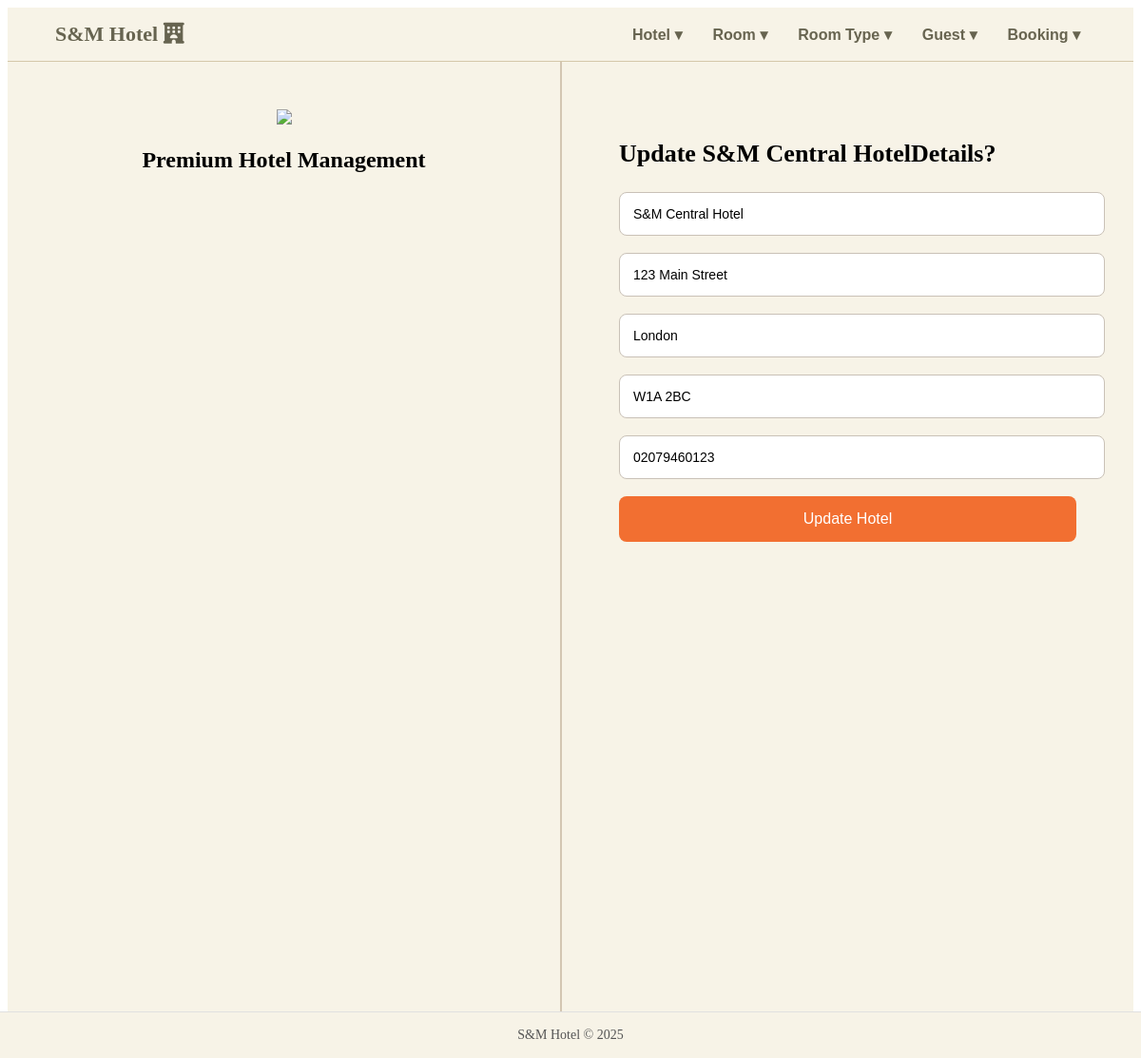
Screenshot of /updatehotel.php?id=1 with the database file from the repository.
### tables this page shows
CREATE TABLE Hotel (
    HotelID INTEGER NOT NULL PRIMARY KEY AUTOINCREMENT,
    HotelName TEXT NOT NULL,
    HotelAddress TEXT NOT NULL,
    City TEXT NOT NULL,
    PostCode TEXT NOT NULL,
    Hotel_telNo TEXT NOT NULL
);

### function.php (called while the page is built, shortened)
<?php
function viewhotel($HotelID){
    $db = dbconnect();
    $stmt = $db->prepare("SELECT * FROM Hotel WHERE HotelID = :hotelid");
    $stmt->bindValue(":hotelid", $HotelID, SQLITE3_INTEGER);
    $result = $stmt->execute();
    $hotel_detail = [];
    while ($row = $result->fetchArray(SQLITE3_NUM)) {
        $hotel_detail[] = $row;
    }
    return $hotel_detail;
}
?>

### updatehotel.php (the view, shortened to what this page needs)
<?php
    include("navbar.php");
    require_once("function.php");
    $hid = $_GET["HotelID"] ?? $_GET["id"] ?? null;
    $Hotel = viewhotel($hid);
?>
<html lang="en">
<head>
    <link rel="stylesheet" herf="style.css"/>
</head>
<body>
    <div class="hotel">
     <div class="left">
        <img src="Images/hh2.png" >
        <h2 class="feature-title">Premium Hotel Management</h2>
    </div>
    <div class="form">
         <h2 class="form-title">Update <?php echo $Hotel[0][1]?>Details?</h2>
        <form method="post">
           <input type="text" name="HotelName" class="input-box" value="<?php echo $Hotel[0][1];?>">
           <input type="text" name="HotelAddress" class="input-box" value="<?php echo $Hotel[0][2];?>">
           <input type="text" name="City" class="input-box" value="<?php echo $Hotel[0][3];?>">
           <input type="text" name="PostCode" class="input-box" value="<?php echo $Hotel[0][4];?>">
           <input type="text" name="Hotel_telNo" class="input-box" value="<?php echo $Hotel[0][5];?>">
           <input type="submit" name="updatehotel" class="btn-submit" value="Update Hotel">
        </form>
    </div>
</div>
</body>
<footer class="footer">
    S&amp;M Hotel © 2025
</footer>
</html>

### style.css (style rules this page uses)
.hotel { display: flex; height: 130vh; background-color: #f7f3e7; }
.left { flex: 1; padding: 50px; border-right: 2px solid #D3C6B2; text-align: center; }
.left img { width: 80%; }
.form { flex: 1; padding: 60px; }
.form-title { font-size: 26px; margin-bottom: 25px; }
.input-box { width: 100%; padding: 14px; margin-bottom: 18px; border-radius: 8px; border: 1px solid #C9C1B7; background: #FFF; font-size: 14px; }
.btn-submit { width: 100%; background: #F26F31; color: white; padding: 15px; border: none; font-size: 16px; border-radius: 8px; cursor: pointer; }
.footer { width: 100%; text-align: center; padding: 16px 0; font-size: 14px; color: #555; border-top: 1px solid #e0e0e0; background-color: #f7f3e7; position: fixed; bottom: 0; left: 0; }

### rows the page displays
hotel: HotelName "S&M Central Hotel", HotelAddress "123 Main Street", City "London", PostCode "W1A 2BC", Hotel_telNo "02079460123"
